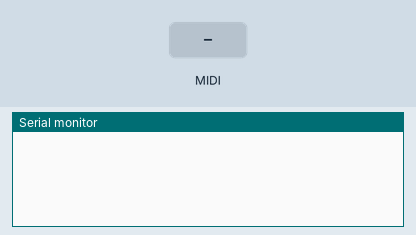
Simulated run of this sketch. Board: Arduino Leonardo, built with avr-gcc and run on an emulated ATmega32U4. On the bench: the last lines printed to the serial monitor. The inputs (shaded band) are chosen by the test bench. MIDI output is not drawn.

Above: at 1.2 s.
1.3 s: MIDI note 36 received
At 2.8 s:
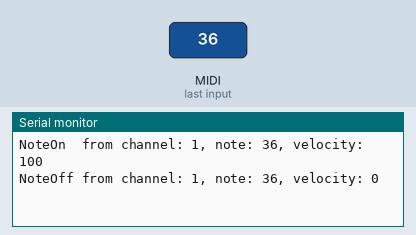
3.1 s: MIDI note 48 received
At 3.31 s:
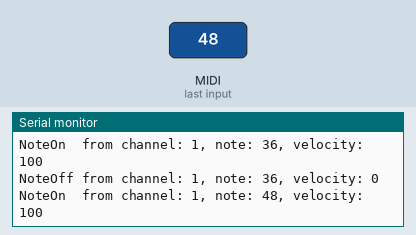

The sketch:

exemple-midi-usb-in.ino
```cpp
/*
* utilise la librairie usb-midi est ses dépendences, bien checker
* l'import des dépendance quand vous installez la librairie
* via le library manager
* https://github.com/lathoub/Arduino-USBMIDI

*/

#include <USB-MIDI.h>

USBMIDI_CREATE_DEFAULT_INSTANCE();

using namespace MIDI_NAMESPACE;

void setup() {
  Serial.begin(115200);
  while (!Serial);
  // Listen for MIDI messages on channel 1
  MIDI.begin(1);

  MIDI.setHandleNoteOn(OnNoteOn);
  MIDI.setHandleNoteOff(OnNoteOff);
  MIDI.setHandleControlChange(OnControlChange);
}

void loop() {
  // Listen to incoming notes
  MIDI.read();
}
// -----------------------------------------------------------------------------
//
// -----------------------------------------------------------------------------

static void OnNoteOn(byte channel, byte note, byte velocity) {
  Serial.print(F("NoteOn  from channel: "));
  Serial.print(channel);
  Serial.print(F(", note: "));
  Serial.print(note);
  Serial.print(F(", velocity: "));
  Serial.println(velocity);
}

static void OnNoteOff(byte channel, byte note, byte velocity) {
  Serial.print(F("NoteOff from channel: "));
  Serial.print(channel);
  Serial.print(F(", note: "));
  Serial.print(note);
  Serial.print(F(", velocity: "));
  Serial.println(velocity);
}

static void OnControlChange(byte channel, byte number, byte value) {
  Serial.print(F("ControlChange from channel: "));
  Serial.print(channel);
  Serial.print(F(", number: "));
  Serial.print(number);
  Serial.print(F(", value: "));
  Serial.println(value);
}
```

Measured:
- after the input at 1.3 s, the serial monitor: prints a new line at once (image 1)
- after the input at 3.1 s, the serial monitor: prints a new line at once (image 2)
